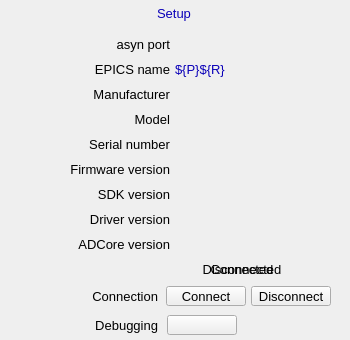
<?xml version="1.0" ?>
<ui version="4.0">
  <class>Dialog</class>
  <widget class="PyDMFrame" name="screen">
    <property name="geometry">
      <rect>
        <x>389</x>
        <y>255</y>
        <width>350</width>
        <height>340</height>
      </rect>
    </property>
    <property name="styleSheet">
      <string notr="true">PyDMFrame#screen {
  color: rgb(0, 0, 0);
  background-color: rgb(187, 187, 187);
  }</string>
    </property>
    <property name="windowTitle">
      <string>ADSetup</string>
    </property>
    <widget class="PyDMDrawingRectangle" name="rectangle">
      <property name="geometry">
        <rect>
          <x>121</x>
          <y>2</y>
          <width>107</width>
          <height>21</height>
        </rect>
      </property>
      <property name="brush" stdset="0">
        <brush brushstyle="SolidPattern">
          <color alpha="255">
            <red>218</red>
            <green>218</green>
            <blue>218</blue>
          </color>
        </brush>
      </property>
      <property name="penStyle" stdset="0">
        <enum>Qt::SolidLine</enum>
      </property>
      <property name="penColor" stdset="0">
        <color>
          <red>218</red>
          <green>218</green>
          <blue>218</blue>
        </color>
      </property>
      <property name="penWidth" stdset="0">
        <double>0</double>
      </property>
      <property name="penCapStyle" stdset="0">
        <enum>Qt::FlatCap</enum>
      </property>
      <property name="toolTip">
        <string>rectangle</string>
      </property>
    </widget>
    <widget class="PyDMDrawingRectangle" name="rectangle_1">
      <property name="geometry">
        <rect>
          <x>0</x>
          <y>0</y>
          <width>350</width>
          <height>340</height>
        </rect>
      </property>
      <property name="brush" stdset="0">
        <brush brushstyle="NoBrush">
          <color alpha="255">
            <red>0</red>
            <green>0</green>
            <blue>0</blue>
          </color>
        </brush>
      </property>
      <property name="penStyle" stdset="0">
        <enum>Qt::SolidLine</enum>
      </property>
      <property name="penColor" stdset="0">
        <color>
          <red>0</red>
          <green>0</green>
          <blue>0</blue>
        </color>
      </property>
      <property name="penWidth" stdset="0">
        <double>1</double>
      </property>
      <property name="penCapStyle" stdset="0">
        <enum>Qt::FlatCap</enum>
      </property>
      <property name="toolTip">
        <string>rectangle_1</string>
      </property>
    </widget>
    <widget class="QLabel" name="text">
      <property name="geometry">
        <rect>
          <x>149</x>
          <y>3</y>
          <width>50</width>
          <height>20</height>
        </rect>
      </property>
      <property name="text">
        <string>Setup</string>
      </property>
      <property name="font" stdset="0">
        <font>
          <pointsize>10</pointsize>
        </font>
      </property>
      <property name="brush" stdset="0">
        <brush brushstyle="SolidPattern">
          <color alpha="255">
            <red>10</red>
            <green>0</green>
            <blue>184</blue>
          </color>
        </brush>
      </property>
      <property name="toolTip">
        <string>text</string>
      </property>
      <property name="alignment">
        <set>Qt::AlignCenter</set>
      </property>
      <property name="styleSheet">
        <string notr="true">QLabel#text {
  color: rgb(10, 0, 184);
  }</string>
      </property>
    </widget>
    <widget class="QLabel" name="text_1">
      <property name="geometry">
        <rect>
          <x>68</x>
          <y>315</y>
          <width>90</width>
          <height>20</height>
        </rect>
      </property>
      <property name="text">
        <string>Debugging</string>
      </property>
      <property name="font" stdset="0">
        <font>
          <pointsize>10</pointsize>
        </font>
      </property>
      <property name="brush" stdset="0">
        <brush brushstyle="SolidPattern">
          <color alpha="255">
            <red>0</red>
            <green>0</green>
            <blue>0</blue>
          </color>
        </brush>
      </property>
      <property name="toolTip">
        <string>text_1</string>
      </property>
      <property name="alignment">
        <set>Qt::AlignRight|Qt::AlignTrailing|Qt::AlignVCenter</set>
      </property>
      <property name="styleSheet">
        <string notr="true">QLabel#text_1 {
  color: rgb(0, 0, 0);
  }</string>
      </property>
    </widget>
    <widget class="PyDMRelatedDisplayButton" name="related_display">
      <property name="geometry">
        <rect>
          <x>167</x>
          <y>315</y>
          <width>70</width>
          <height>20</height>
        </rect>
      </property>
      <property name="showIcon" stdset="0">
        <bool>true</bool>
      </property>
      <property name="font" stdset="0">
        <font>
          <pointsize>10</pointsize>
        </font>
      </property>
      <property name="styleSheet">
        <string notr="true">PyDMRelatedDisplayButton#related_display {
  color: rgb(0, 0, 0);
  background-color: rgb(115, 223, 255);
  }</string>
      </property>
      <property name="titles" stdset="0">
        <stringlist>
          <string>asyn record</string>
          <string>Save restore status</string>
        </stringlist>
      </property>
      <property name="filenames" stdset="0">
        <stringlist>
          <string>asynRecord.ui</string>
          <string>save_restoreStatus_more.ui</string>
        </stringlist>
      </property>
      <property name="macros" stdset="0">
        <stringlist>
          <string>P=${P},R=${R}AsynIO</string>
          <string>P=${P}</string>
        </stringlist>
      </property>
      <property name="openInNewWindow" stdset="0">
        <bool>true</bool>
      </property>
    </widget>
    <widget class="QLabel" name="text_2">
      <property name="geometry">
        <rect>
          <x>58</x>
          <y>286</y>
          <width>100</width>
          <height>20</height>
        </rect>
      </property>
      <property name="text">
        <string>Connection</string>
      </property>
      <property name="font" stdset="0">
        <font>
          <pointsize>10</pointsize>
        </font>
      </property>
      <property name="brush" stdset="0">
        <brush brushstyle="SolidPattern">
          <color alpha="255">
            <red>0</red>
            <green>0</green>
            <blue>0</blue>
          </color>
        </brush>
      </property>
      <property name="toolTip">
        <string>text_2</string>
      </property>
      <property name="alignment">
        <set>Qt::AlignRight|Qt::AlignTrailing|Qt::AlignVCenter</set>
      </property>
      <property name="styleSheet">
        <string notr="true">QLabel#text_2 {
  color: rgb(0, 0, 0);
  }</string>
      </property>
    </widget>
    <widget class="PyDMPushButton" name="message_button">
      <property name="geometry">
        <rect>
          <x>166</x>
          <y>286</y>
          <width>80</width>
          <height>20</height>
        </rect>
      </property>
      <property name="text">
        <string>Connect</string>
      </property>
      <property name="font" stdset="0">
        <font>
          <pointsize>10</pointsize>
        </font>
      </property>
      <property name="toolTip">
        <string>${P}${R}AsynIO.CNCT</string>
      </property>
      <property name="channel" stdset="0">
        <string>ca://${P}${R}AsynIO.CNCT</string>
      </property>
      <property name="pressValue" stdset="0">
        <string>1</string>
      </property>
      <property name="styleSheet">
        <string notr="true">PyDMPushButton#message_button {
  color: rgb(0, 0, 0);
  background-color: rgb(115, 223, 255);
  }</string>
      </property>
    </widget>
    <widget class="PyDMPushButton" name="message_button_1">
      <property name="geometry">
        <rect>
          <x>251</x>
          <y>286</y>
          <width>80</width>
          <height>20</height>
        </rect>
      </property>
      <property name="text">
        <string>Disconnect</string>
      </property>
      <property name="font" stdset="0">
        <font>
          <pointsize>10</pointsize>
        </font>
      </property>
      <property name="toolTip">
        <string>${P}${R}AsynIO.CNCT</string>
      </property>
      <property name="channel" stdset="0">
        <string>ca://${P}${R}AsynIO.CNCT</string>
      </property>
      <property name="pressValue" stdset="0">
        <string>0</string>
      </property>
      <property name="styleSheet">
        <string notr="true">PyDMPushButton#message_button_1 {
  color: rgb(0, 0, 0);
  background-color: rgb(115, 223, 255);
  }</string>
      </property>
    </widget>
    <widget class="PyDMLabel" name="text_3">
      <property name="geometry">
        <rect>
          <x>197</x>
          <y>259</y>
          <width>90</width>
          <height>20</height>
        </rect>
      </property>
      <property name="text">
        <string>Connected</string>
      </property>
      <property name="font" stdset="0">
        <font>
          <pointsize>10</pointsize>
        </font>
      </property>
      <property name="brush" stdset="0">
        <brush brushstyle="SolidPattern">
          <color alpha="255">
            <red>40</red>
            <green>147</green>
            <blue>21</blue>
          </color>
        </brush>
      </property>
      <property name="rules" stdset="0">
        <string>[{&quot;name&quot;: &quot;visibility&quot;, &quot;property&quot;: &quot;Visible&quot;, &quot;channels&quot;: [{&quot;channel&quot;: &quot;ca://${P}${R}AsynIO.CNCT&quot;, &quot;trigger&quot;: true, &quot;use_enum&quot;: false}], &quot;expression&quot;: &quot;ch[0]!=0&quot;}]</string>
      </property>
      <property name="toolTip">
        <string>text_3</string>
      </property>
      <property name="alignment">
        <set>Qt::AlignCenter</set>
      </property>
      <property name="styleSheet">
        <string notr="true">PyDMLabel#text_3 {
  color: rgb(40, 147, 21);
  }</string>
      </property>
    </widget>
    <widget class="PyDMLabel" name="text_4">
      <property name="geometry">
        <rect>
          <x>182</x>
          <y>259</y>
          <width>120</width>
          <height>20</height>
        </rect>
      </property>
      <property name="text">
        <string>Disconnected</string>
      </property>
      <property name="font" stdset="0">
        <font>
          <pointsize>10</pointsize>
        </font>
      </property>
      <property name="brush" stdset="0">
        <brush brushstyle="SolidPattern">
          <color alpha="255">
            <red>253</red>
            <green>0</green>
            <blue>0</blue>
          </color>
        </brush>
      </property>
      <property name="rules" stdset="0">
        <string>[{&quot;name&quot;: &quot;visibility&quot;, &quot;property&quot;: &quot;Visible&quot;, &quot;channels&quot;: [{&quot;channel&quot;: &quot;ca://${P}${R}AsynIO.CNCT&quot;, &quot;trigger&quot;: true, &quot;use_enum&quot;: false}], &quot;expression&quot;: &quot;ch[0]==0&quot;}]</string>
      </property>
      <property name="toolTip">
        <string>text_4</string>
      </property>
      <property name="alignment">
        <set>Qt::AlignCenter</set>
      </property>
      <property name="styleSheet">
        <string notr="true">PyDMLabel#text_4 {
  color: rgb(253, 0, 0);
  }</string>
      </property>
    </widget>
    <widget class="QLabel" name="text_5">
      <property name="geometry">
        <rect>
          <x>70</x>
          <y>59</y>
          <width>100</width>
          <height>20</height>
        </rect>
      </property>
      <property name="text">
        <string>EPICS name</string>
      </property>
      <property name="font" stdset="0">
        <font>
          <pointsize>10</pointsize>
        </font>
      </property>
      <property name="brush" stdset="0">
        <brush brushstyle="SolidPattern">
          <color alpha="255">
            <red>0</red>
            <green>0</green>
            <blue>0</blue>
          </color>
        </brush>
      </property>
      <property name="toolTip">
        <string>text_5</string>
      </property>
      <property name="alignment">
        <set>Qt::AlignRight|Qt::AlignTrailing|Qt::AlignVCenter</set>
      </property>
      <property name="styleSheet">
        <string notr="true">QLabel#text_5 {
  color: rgb(0, 0, 0);
  }</string>
      </property>
    </widget>
    <widget class="QLabel" name="text_6">
      <property name="geometry">
        <rect>
          <x>50</x>
          <y>84</y>
          <width>120</width>
          <height>20</height>
        </rect>
      </property>
      <property name="text">
        <string>Manufacturer</string>
      </property>
      <property name="font" stdset="0">
        <font>
          <pointsize>10</pointsize>
        </font>
      </property>
      <property name="brush" stdset="0">
        <brush brushstyle="SolidPattern">
          <color alpha="255">
            <red>0</red>
            <green>0</green>
            <blue>0</blue>
          </color>
        </brush>
      </property>
      <property name="toolTip">
        <string>text_6</string>
      </property>
      <property name="alignment">
        <set>Qt::AlignRight|Qt::AlignTrailing|Qt::AlignVCenter</set>
      </property>
      <property name="styleSheet">
        <string notr="true">QLabel#text_6 {
  color: rgb(0, 0, 0);
  }</string>
      </property>
    </widget>
    <widget class="QLabel" name="text_7">
      <property name="geometry">
        <rect>
          <x>80</x>
          <y>34</y>
          <width>90</width>
          <height>20</height>
        </rect>
      </property>
      <property name="text">
        <string>asyn port</string>
      </property>
      <property name="font" stdset="0">
        <font>
          <pointsize>10</pointsize>
        </font>
      </property>
      <property name="brush" stdset="0">
        <brush brushstyle="SolidPattern">
          <color alpha="255">
            <red>0</red>
            <green>0</green>
            <blue>0</blue>
          </color>
        </brush>
      </property>
      <property name="toolTip">
        <string>text_7</string>
      </property>
      <property name="alignment">
        <set>Qt::AlignRight|Qt::AlignTrailing|Qt::AlignVCenter</set>
      </property>
      <property name="styleSheet">
        <string notr="true">QLabel#text_7 {
  color: rgb(0, 0, 0);
  }</string>
      </property>
    </widget>
    <widget class="QLabel" name="text_8">
      <property name="geometry">
        <rect>
          <x>120</x>
          <y>109</y>
          <width>50</width>
          <height>20</height>
        </rect>
      </property>
      <property name="text">
        <string>Model</string>
      </property>
      <property name="font" stdset="0">
        <font>
          <pointsize>10</pointsize>
        </font>
      </property>
      <property name="brush" stdset="0">
        <brush brushstyle="SolidPattern">
          <color alpha="255">
            <red>0</red>
            <green>0</green>
            <blue>0</blue>
          </color>
        </brush>
      </property>
      <property name="toolTip">
        <string>text_8</string>
      </property>
      <property name="alignment">
        <set>Qt::AlignRight|Qt::AlignTrailing|Qt::AlignVCenter</set>
      </property>
      <property name="styleSheet">
        <string notr="true">QLabel#text_8 {
  color: rgb(0, 0, 0);
  }</string>
      </property>
    </widget>
    <widget class="QLabel" name="text_9">
      <property name="geometry">
        <rect>
          <x>40</x>
          <y>134</y>
          <width>130</width>
          <height>20</height>
        </rect>
      </property>
      <property name="text">
        <string>Serial number</string>
      </property>
      <property name="font" stdset="0">
        <font>
          <pointsize>10</pointsize>
        </font>
      </property>
      <property name="brush" stdset="0">
        <brush brushstyle="SolidPattern">
          <color alpha="255">
            <red>0</red>
            <green>0</green>
            <blue>0</blue>
          </color>
        </brush>
      </property>
      <property name="toolTip">
        <string>text_9</string>
      </property>
      <property name="alignment">
        <set>Qt::AlignRight|Qt::AlignTrailing|Qt::AlignVCenter</set>
      </property>
      <property name="styleSheet">
        <string notr="true">QLabel#text_9 {
  color: rgb(0, 0, 0);
  }</string>
      </property>
    </widget>
    <widget class="QLabel" name="text_10">
      <property name="geometry">
        <rect>
          <x>10</x>
          <y>159</y>
          <width>160</width>
          <height>20</height>
        </rect>
      </property>
      <property name="text">
        <string>Firmware version</string>
      </property>
      <property name="font" stdset="0">
        <font>
          <pointsize>10</pointsize>
        </font>
      </property>
      <property name="brush" stdset="0">
        <brush brushstyle="SolidPattern">
          <color alpha="255">
            <red>0</red>
            <green>0</green>
            <blue>0</blue>
          </color>
        </brush>
      </property>
      <property name="toolTip">
        <string>text_10</string>
      </property>
      <property name="alignment">
        <set>Qt::AlignRight|Qt::AlignTrailing|Qt::AlignVCenter</set>
      </property>
      <property name="styleSheet">
        <string notr="true">QLabel#text_10 {
  color: rgb(0, 0, 0);
  }</string>
      </property>
    </widget>
    <widget class="QLabel" name="text_11">
      <property name="geometry">
        <rect>
          <x>60</x>
          <y>184</y>
          <width>110</width>
          <height>20</height>
        </rect>
      </property>
      <property name="text">
        <string>SDK version</string>
      </property>
      <property name="font" stdset="0">
        <font>
          <pointsize>10</pointsize>
        </font>
      </property>
      <property name="brush" stdset="0">
        <brush brushstyle="SolidPattern">
          <color alpha="255">
            <red>0</red>
            <green>0</green>
            <blue>0</blue>
          </color>
        </brush>
      </property>
      <property name="toolTip">
        <string>text_11</string>
      </property>
      <property name="alignment">
        <set>Qt::AlignRight|Qt::AlignTrailing|Qt::AlignVCenter</set>
      </property>
      <property name="styleSheet">
        <string notr="true">QLabel#text_11 {
  color: rgb(0, 0, 0);
  }</string>
      </property>
    </widget>
    <widget class="QLabel" name="text_12">
      <property name="geometry">
        <rect>
          <x>30</x>
          <y>209</y>
          <width>140</width>
          <height>20</height>
        </rect>
      </property>
      <property name="text">
        <string>Driver version</string>
      </property>
      <property name="font" stdset="0">
        <font>
          <pointsize>10</pointsize>
        </font>
      </property>
      <property name="brush" stdset="0">
        <brush brushstyle="SolidPattern">
          <color alpha="255">
            <red>0</red>
            <green>0</green>
            <blue>0</blue>
          </color>
        </brush>
      </property>
      <property name="toolTip">
        <string>text_12</string>
      </property>
      <property name="alignment">
        <set>Qt::AlignRight|Qt::AlignTrailing|Qt::AlignVCenter</set>
      </property>
      <property name="styleSheet">
        <string notr="true">QLabel#text_12 {
  color: rgb(0, 0, 0);
  }</string>
      </property>
    </widget>
    <widget class="QLabel" name="text_13">
      <property name="geometry">
        <rect>
          <x>30</x>
          <y>234</y>
          <width>140</width>
          <height>20</height>
        </rect>
      </property>
      <property name="text">
        <string>ADCore version</string>
      </property>
      <property name="font" stdset="0">
        <font>
          <pointsize>10</pointsize>
        </font>
      </property>
      <property name="brush" stdset="0">
        <brush brushstyle="SolidPattern">
          <color alpha="255">
            <red>0</red>
            <green>0</green>
            <blue>0</blue>
          </color>
        </brush>
      </property>
      <property name="toolTip">
        <string>text_13</string>
      </property>
      <property name="alignment">
        <set>Qt::AlignRight|Qt::AlignTrailing|Qt::AlignVCenter</set>
      </property>
      <property name="styleSheet">
        <string notr="true">QLabel#text_13 {
  color: rgb(0, 0, 0);
  }</string>
      </property>
    </widget>
    <widget class="QLabel" name="text_14">
      <property name="geometry">
        <rect>
          <x>175</x>
          <y>60</y>
          <width>165</width>
          <height>18</height>
        </rect>
      </property>
      <property name="text">
        <string>${P}${R}</string>
      </property>
      <property name="font" stdset="0">
        <font>
          <pointsize>10</pointsize>
        </font>
      </property>
      <property name="brush" stdset="0">
        <brush brushstyle="SolidPattern">
          <color alpha="255">
            <red>10</red>
            <green>0</green>
            <blue>184</blue>
          </color>
        </brush>
      </property>
      <property name="toolTip">
        <string>text_14</string>
      </property>
      <property name="alignment">
        <set>Qt::AlignLeading|Qt::AlignLeft|Qt::AlignVCenter</set>
      </property>
      <property name="styleSheet">
        <string notr="true">QLabel#text_14 {
  color: rgb(10, 0, 184);
  }</string>
      </property>
    </widget>
    <widget class="PyDMLabel" name="text_update">
      <property name="geometry">
        <rect>
          <x>175</x>
          <y>85</y>
          <width>165</width>
          <height>18</height>
        </rect>
      </property>
      <property name="toolTip">
        <string>PV: ${P}${R}Manufacturer_RBV</string>
      </property>
      <property name="channel" stdset="0">
        <string>ca://${P}${R}Manufacturer_RBV</string>
      </property>
      <property name="displayFormat" stdset="0">
        <enum>PyDMLabel::String</enum>
      </property>
      <property name="font" stdset="0">
        <font>
          <pointsize>10</pointsize>
        </font>
      </property>
      <property name="alignment">
        <set>Qt::AlignLeading|Qt::AlignLeft|Qt::AlignVCenter</set>
      </property>
      <property name="textInteractionFlags">
        <set>Qt::TextSelectableByKeyboard|Qt::TextSelectableByMouse</set>
      </property>
      <property name="styleSheet">
        <string notr="true">PyDMLabel#text_update {
  color: rgb(10, 0, 184);
  background-color: rgb(187, 187, 187);
  }</string>
      </property>
    </widget>
    <widget class="PyDMLabel" name="text_update_1">
      <property name="geometry">
        <rect>
          <x>175</x>
          <y>35</y>
          <width>165</width>
          <height>18</height>
        </rect>
      </property>
      <property name="toolTip">
        <string>PV: ${P}${R}PortName_RBV</string>
      </property>
      <property name="channel" stdset="0">
        <string>ca://${P}${R}PortName_RBV</string>
      </property>
      <property name="displayFormat" stdset="0">
        <enum>PyDMLabel::String</enum>
      </property>
      <property name="font" stdset="0">
        <font>
          <pointsize>10</pointsize>
        </font>
      </property>
      <property name="alignment">
        <set>Qt::AlignLeading|Qt::AlignLeft|Qt::AlignVCenter</set>
      </property>
      <property name="textInteractionFlags">
        <set>Qt::TextSelectableByKeyboard|Qt::TextSelectableByMouse</set>
      </property>
      <property name="styleSheet">
        <string notr="true">PyDMLabel#text_update_1 {
  color: rgb(10, 0, 184);
  background-color: rgb(187, 187, 187);
  }</string>
      </property>
    </widget>
    <widget class="PyDMLabel" name="text_update_2">
      <property name="geometry">
        <rect>
          <x>175</x>
          <y>110</y>
          <width>165</width>
          <height>18</height>
        </rect>
      </property>
      <property name="toolTip">
        <string>PV: ${P}${R}Model_RBV</string>
      </property>
      <property name="channel" stdset="0">
        <string>ca://${P}${R}Model_RBV</string>
      </property>
      <property name="displayFormat" stdset="0">
        <enum>PyDMLabel::String</enum>
      </property>
      <property name="font" stdset="0">
        <font>
          <pointsize>10</pointsize>
        </font>
      </property>
      <property name="alignment">
        <set>Qt::AlignLeading|Qt::AlignLeft|Qt::AlignVCenter</set>
      </property>
      <property name="textInteractionFlags">
        <set>Qt::TextSelectableByKeyboard|Qt::TextSelectableByMouse</set>
      </property>
      <property name="styleSheet">
        <string notr="true">PyDMLabel#text_update_2 {
  color: rgb(10, 0, 184);
  background-color: rgb(187, 187, 187);
  }</string>
      </property>
    </widget>
    <widget class="PyDMLabel" name="text_update_3">
      <property name="geometry">
        <rect>
          <x>175</x>
          <y>135</y>
          <width>165</width>
          <height>18</height>
        </rect>
      </property>
      <property name="toolTip">
        <string>PV: ${P}${R}SerialNumber_RBV</string>
      </property>
      <property name="channel" stdset="0">
        <string>ca://${P}${R}SerialNumber_RBV</string>
      </property>
      <property name="displayFormat" stdset="0">
        <enum>PyDMLabel::String</enum>
      </property>
      <property name="font" stdset="0">
        <font>
          <pointsize>10</pointsize>
        </font>
      </property>
      <property name="alignment">
        <set>Qt::AlignLeading|Qt::AlignLeft|Qt::AlignVCenter</set>
      </property>
      <property name="textInteractionFlags">
        <set>Qt::TextSelectableByKeyboard|Qt::TextSelectableByMouse</set>
      </property>
      <property name="styleSheet">
        <string notr="true">PyDMLabel#text_update_3 {
  color: rgb(10, 0, 184);
  background-color: rgb(187, 187, 187);
  }</string>
      </property>
    </widget>
    <widget class="PyDMLabel" name="text_update_4">
      <property name="geometry">
        <rect>
          <x>175</x>
          <y>160</y>
          <width>165</width>
          <height>18</height>
        </rect>
      </property>
      <property name="toolTip">
        <string>PV: ${P}${R}FirmwareVersion_RBV</string>
      </property>
      <property name="channel" stdset="0">
        <string>ca://${P}${R}FirmwareVersion_RBV</string>
      </property>
      <property name="displayFormat" stdset="0">
        <enum>PyDMLabel::String</enum>
      </property>
      <property name="font" stdset="0">
        <font>
          <pointsize>10</pointsize>
        </font>
      </property>
      <property name="alignment">
        <set>Qt::AlignLeading|Qt::AlignLeft|Qt::AlignVCenter</set>
      </property>
      <property name="textInteractionFlags">
        <set>Qt::TextSelectableByKeyboard|Qt::TextSelectableByMouse</set>
      </property>
      <property name="styleSheet">
        <string notr="true">PyDMLabel#text_update_4 {
  color: rgb(10, 0, 184);
  background-color: rgb(187, 187, 187);
  }</string>
      </property>
    </widget>
    <widget class="PyDMLabel" name="text_update_5">
      <property name="geometry">
        <rect>
          <x>175</x>
          <y>185</y>
          <width>165</width>
          <height>18</height>
        </rect>
      </property>
      <property name="toolTip">
        <string>PV: ${P}${R}SDKVersion_RBV</string>
      </property>
      <property name="channel" stdset="0">
        <string>ca://${P}${R}SDKVersion_RBV</string>
      </property>
      <property name="displayFormat" stdset="0">
        <enum>PyDMLabel::String</enum>
      </property>
      <property name="font" stdset="0">
        <font>
          <pointsize>10</pointsize>
        </font>
      </property>
      <property name="alignment">
        <set>Qt::AlignLeading|Qt::AlignLeft|Qt::AlignVCenter</set>
      </property>
      <property name="textInteractionFlags">
        <set>Qt::TextSelectableByKeyboard|Qt::TextSelectableByMouse</set>
      </property>
      <property name="styleSheet">
        <string notr="true">PyDMLabel#text_update_5 {
  color: rgb(10, 0, 184);
  background-color: rgb(187, 187, 187);
  }</string>
      </property>
    </widget>
    <widget class="PyDMLabel" name="text_update_6">
      <property name="geometry">
        <rect>
          <x>175</x>
          <y>210</y>
          <width>165</width>
          <height>18</height>
        </rect>
      </property>
      <property name="toolTip">
        <string>PV: ${P}${R}DriverVersion_RBV</string>
      </property>
      <property name="channel" stdset="0">
        <string>ca://${P}${R}DriverVersion_RBV</string>
      </property>
      <property name="displayFormat" stdset="0">
        <enum>PyDMLabel::String</enum>
      </property>
      <property name="font" stdset="0">
        <font>
          <pointsize>10</pointsize>
        </font>
      </property>
      <property name="alignment">
        <set>Qt::AlignLeading|Qt::AlignLeft|Qt::AlignVCenter</set>
      </property>
      <property name="textInteractionFlags">
        <set>Qt::TextSelectableByKeyboard|Qt::TextSelectableByMouse</set>
      </property>
      <property name="styleSheet">
        <string notr="true">PyDMLabel#text_update_6 {
  color: rgb(10, 0, 184);
  background-color: rgb(187, 187, 187);
  }</string>
      </property>
    </widget>
    <widget class="PyDMLabel" name="text_update_7">
      <property name="geometry">
        <rect>
          <x>175</x>
          <y>235</y>
          <width>165</width>
          <height>18</height>
        </rect>
      </property>
      <property name="toolTip">
        <string>PV: ${P}${R}ADCoreVersion_RBV</string>
      </property>
      <property name="channel" stdset="0">
        <string>ca://${P}${R}ADCoreVersion_RBV</string>
      </property>
      <property name="displayFormat" stdset="0">
        <enum>PyDMLabel::String</enum>
      </property>
      <property name="font" stdset="0">
        <font>
          <pointsize>10</pointsize>
        </font>
      </property>
      <property name="alignment">
        <set>Qt::AlignLeading|Qt::AlignLeft|Qt::AlignVCenter</set>
      </property>
      <property name="textInteractionFlags">
        <set>Qt::TextSelectableByKeyboard|Qt::TextSelectableByMouse</set>
      </property>
      <property name="styleSheet">
        <string notr="true">PyDMLabel#text_update_7 {
  color: rgb(10, 0, 184);
  background-color: rgb(187, 187, 187);
  }</string>
      </property>
    </widget>
  </widget>
  <customwidgets>
    <customwidget>
      <class>PyDMDrawingRectangle</class>
      <extends>QWidget</extends>
      <header>pydm.widgets.drawing</header>
    </customwidget>
    <customwidget>
      <class>PyDMLabel</class>
      <extends>QLabel</extends>
      <header>pydm.widgets.label</header>
    </customwidget>
    <customwidget>
      <class>PyDMRelatedDisplayButton</class>
      <extends>QPushButton</extends>
      <header>pydm.widgets.related_display_button</header>
    </customwidget>
    <customwidget>
      <class>PyDMPushButton</class>
      <extends>QPushButton</extends>
      <header>pydm.widgets.pushbutton</header>
    </customwidget>
    <customwidget>
      <class>PyDMFrame</class>
      <extends>QFrame</extends>
      <header>pydm.widgets.frame</header>
    </customwidget>
  </customwidgets>
</ui>
